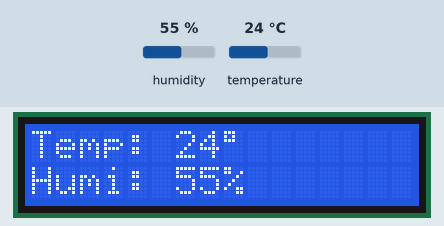
This program was run on a simulated Raspberry Pi Pico running MicroPython. Shown: 16×2 character LCD. The inputs (shaded band) are chosen by the test bench; at power-on: humidity 55 %, temperature 24 °C. Library files of the repository ran but are not shown: i2c_lcd.py, lcd_api.py.

Above: at 1.2 s.
1.3 s: humidity set to 22 %
At 1.8 s:
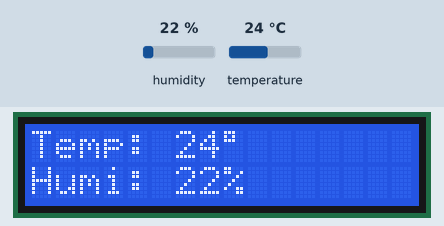
2.8 s: temperature set to 12 °C
At 3.7 s:
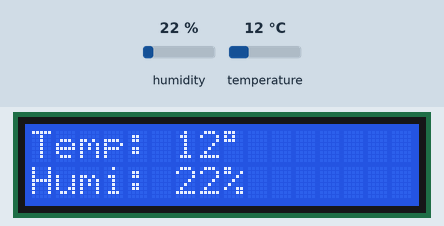
4.3 s: humidity set to 40 %
At 4.6 s:
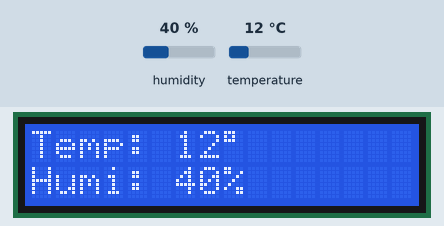
5.8 s: temperature set to 19 °C
At 6.4 s:
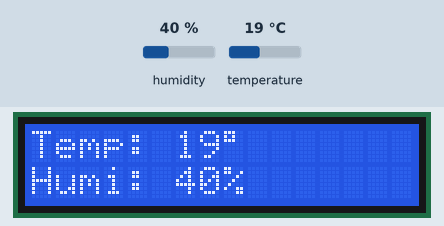
Timing chart, 0 to 8.3 s (numbered marks = the images above; inputs shaded):
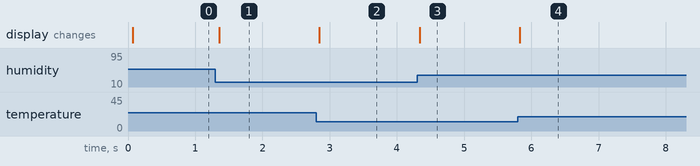

Measured:
- after the input at 1.3 s, the display: changes after 0.06 s (image 1)
- after the input at 2.8 s, the display: changes after 0.05 s (image 2)
- after the input at 4.3 s, the display: changes at once (image 3)
- after the input at 5.8 s, the display: changes at once (image 4)

The program:

dht11_lcd.py
```python
# example from Giovanni Bernardo (@cyb3rn0id)
# shows temperature and humidity on an LCD 16x2 (with I2C backpack) read from a DHT11 sensor
# example created with Elecrow Raspberry Pi Pico Advanced Kit:
# https://www.elecrow.com/raspberry-pi-pico-advanced-kit-with-pico-board-32-modules-and-32-detailed-projects-lessons.html
# this is an alternative to lesson 23 - mini weather station
# SDA => GP0 (pin 1)
# SCL => GP1 (pin 2)
# DHT sensor data => GP2 (pin 4)
# power for display and sensor => VSYS (pin 39)
# GND => pins 3, 8, 13, 18, 23, 28, 33, 38
# copy dht.py, i2c_lcd.py, lcd_api.py in the pico \lib folder

from machine import I2C, Pin
from i2c_lcd import I2cLcd
import dht

sensor = dht.DHT11(Pin(2, Pin.IN, Pin.PULL_UP))

i2c = I2C(0,sda=Pin(0),scl=Pin(1),freq=400000)
lcd = I2cLcd(i2c, 0x27, 2, 16) #i2c module, address, rows, columns

while True:
    sensor.measure()
    lcd.move_to(0,0)
    lcd.putstr("Temp: {}".format(sensor.temperature())+chr(223))
    lcd.move_to(0,1)
    lcd.putstr("Humi: {}%".format(sensor.humidity()))
```
